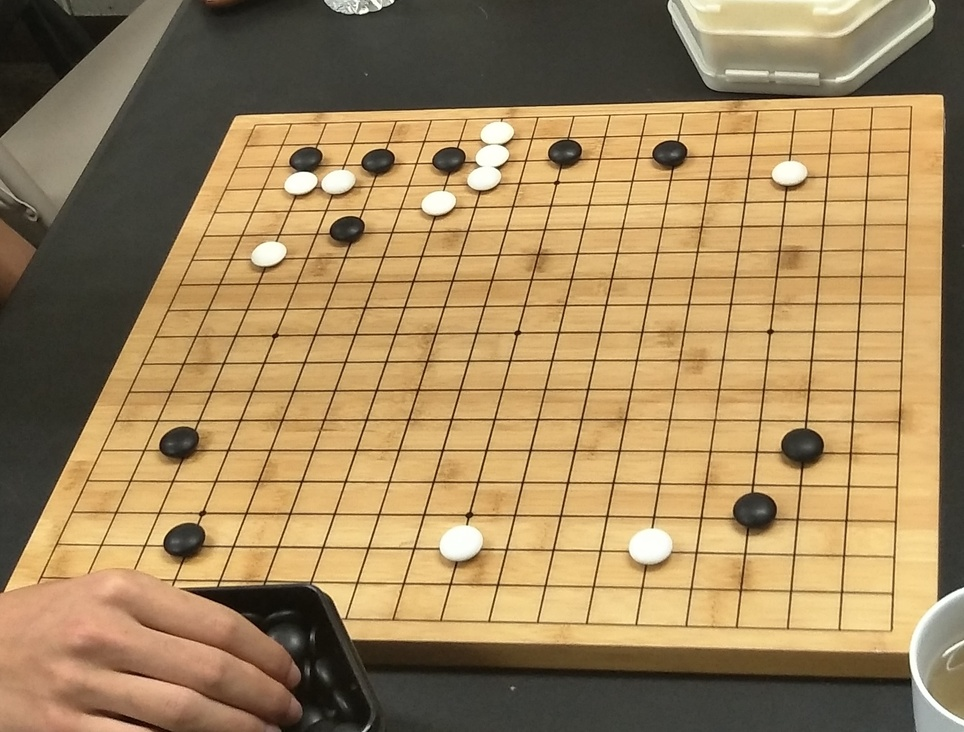
#> input picture data/raw/IMG20171015161921.jpg, 964 x 732 px, shrunk from 1670 x 1269 before the run
$ python NoTransform2.py
#> lines starting #> are read from the running program, lines starting #| are printed output that depends on the picture; after the words box and inside, x2 and y2 are one past the last pixel; in counts of white or black regions, pixels touching at a corner belong together
# 基于原版本，增加倾斜四边形网格绘制功能
import cv2
import numpy as np
from collections import defaultdict
import math

# 读取图像
#img = cv2.imread('../data/raw/bd317d54.webp')
img = cv2.imread('../data/raw/IMG20171015161921.jpg')
#> img is the input picture: shape (732, 964, 3); mean B, G, R 93, 134.7, 161.9
#img = cv2.imread('../data/raw/OGS3.jpeg')

original_img = img.copy()

# 转换为灰度图像
gray = cv2.cvtColor(img, cv2.COLOR_BGR2GRAY)

# 高斯模糊
blur = cv2.GaussianBlur(gray, (5, 5), 0)

# 边缘检测
edges = cv2.Canny(blur, 50, 150)
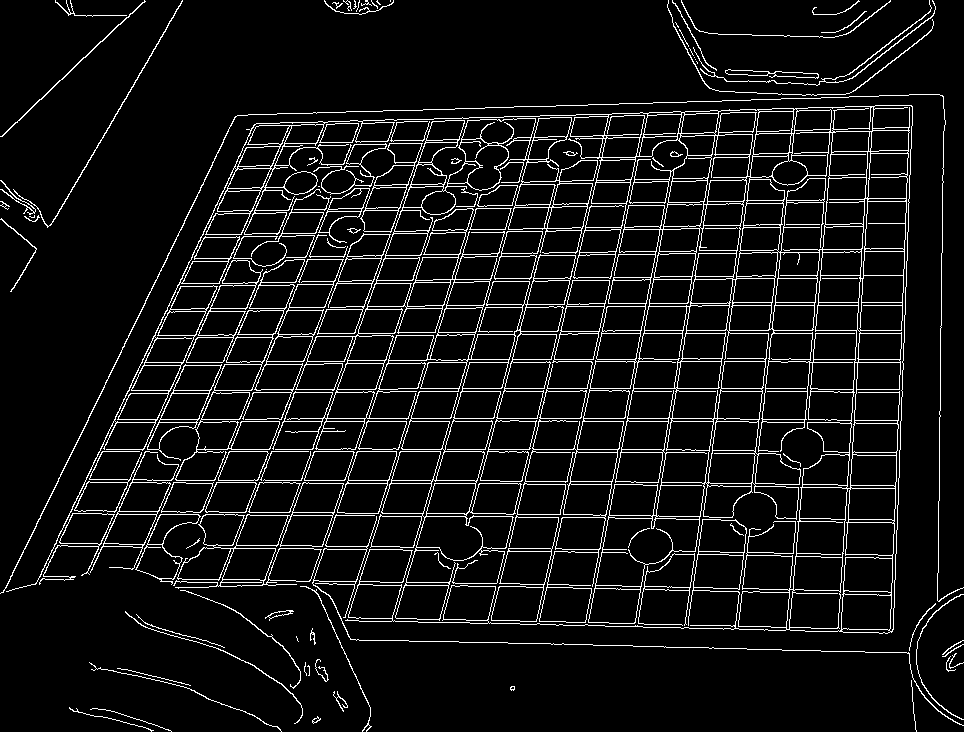
#> edges: shape (732, 964); 7.6% white in thin lines or dots
cv2.imshow('edges', edges)

# 使用霍夫变换检测直线
lines = cv2.HoughLinesP(edges, 1, np.pi/180, threshold=80, minLineLength=100, maxLineGap=10)
#> lines = 165 rows, first 6: [372, 449, 695, 449], [267, 418, 739, 418], [713, 588, 848, 590], [222, 421, 766, 421], [398, 388, 817, 388], [196, 451, 535, 451]

print(f"检测到 {len(lines)} 条直线")
#| 检测到 165 条直线

# 创建一个副本用于绘制检测到的线条
lines_img = img.copy()

# 分离水平线和垂直线
horizontal_lines = []
vertical_lines = []

def line_angle(line):
    x1, y1, x2, y2 = line
    return math.atan2(y2 - y1, x2 - x1) * 180 / math.pi

def line_length(line):
    x1, y1, x2, y2 = line
    return math.sqrt((x2 - x1)**2 + (y2 - y1)**2)

# 过滤和分类直线
for line in lines:
    x1, y1, x2, y2 = line[0]
    angle = abs(line_angle(line[0]))
    length = line_length(line[0])

    # 只考虑足够长的线条
    if length > 50:
        # 水平线 (角度接近0或180度)
        if angle < 10 or angle > 170:
            horizontal_lines.append(line[0])
            cv2.line(lines_img, (x1, y1), (x2, y2), (0, 255, 0), 2)
        # 垂直线 (角度接近90度)
        elif 80 < angle < 100:
            vertical_lines.append(line[0])
            cv2.line(lines_img, (x1, y1), (x2, y2), (255, 0, 0), 2)
#> this loop made 165 passes
#> (angle, length) on passes 1 to 3: (0, 323), (0, 472), (0.849, 135)
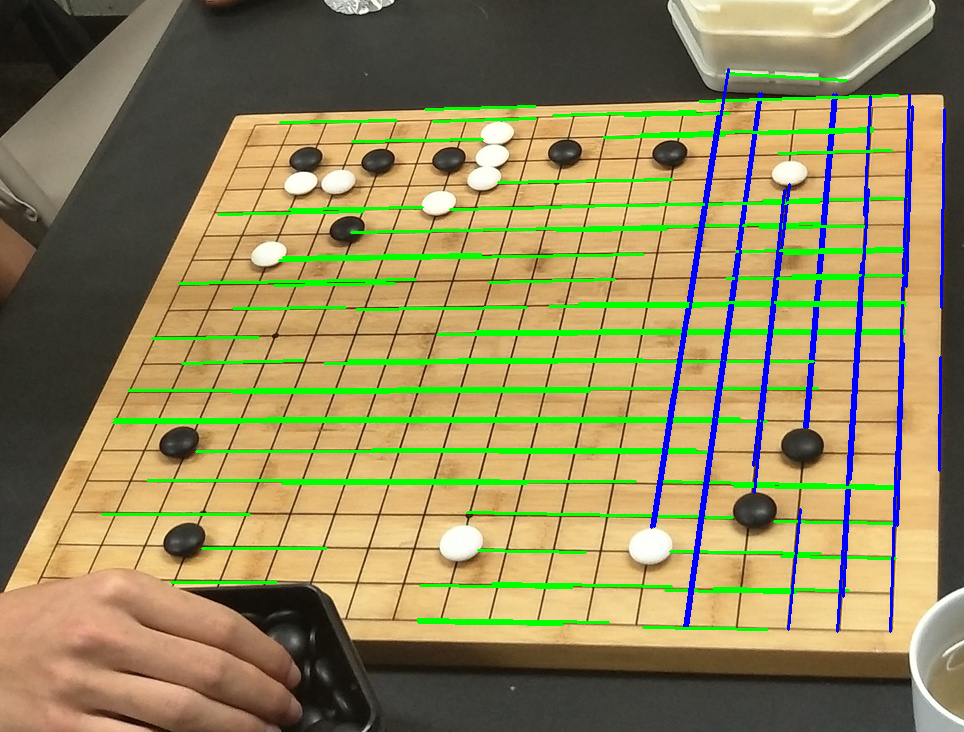
#> lines_img: shape (732, 964, 3); 8% of pixels changed, all inside (x1, y1, x2, y2) = (101, 68, 946, 633)

print(f"水平线: {len(horizontal_lines)} 条")
#| 水平线: 80 条
print(f"垂直线: {len(vertical_lines)} 条")
#| 垂直线: 26 条

cv2.imshow('detected_lines', lines_img)

# 合并相近的平行线
# [39 lines left out: function merge_lines, not called in this run]

# 改进的线条合并函数 - 保持线条长度
def merge_lines_improved(lines, is_horizontal=True):
    """
    改进的线条合并算法，保持合并后线条的长度
    """
#> called with is_horizontal = True
    if not lines:
        return []

    merged = []
    tolerance = 10  # 像素容差

    # 按位置排序（水平线按y坐标，垂直线按x坐标）
    if is_horizontal:
        lines.sort(key=lambda line: (line[1] + line[3]) / 2)
    else:
        lines.sort(key=lambda line: (line[0] + line[2]) / 2)

    current_group = [lines[0]]

    for i in range(1, len(lines)):
        if is_horizontal:
            current_pos = (current_group[-1][1] + current_group[-1][3]) / 2
            new_pos = (lines[i][1] + lines[i][3]) / 2
        else:
            current_pos = (current_group[-1][0] + current_group[-1][2]) / 2
            new_pos = (lines[i][0] + lines[i][2]) / 2

        if abs(new_pos - current_pos) < tolerance:
            current_group.append(lines[i])
        else:
            # 处理当前组 - 改进的合并方法
            if current_group:
                merged_line = merge_line_group(current_group, is_horizontal)
                merged.append(merged_line)
            current_group = [lines[i]]
#> this loop made 79 passes

    # 处理最后一组
    if current_group:
        merged_line = merge_line_group(current_group, is_horizontal)
        merged.append(merged_line)

    return merged

def merge_line_group(line_group, is_horizontal):
    """
    合并一组相近的线条，保持最大长度覆盖范围
    """
    if len(line_group) == 1:
        return line_group[0]

    if is_horizontal:
        # 水平线：保持y坐标的平均值，但x坐标要覆盖最大范围
        y_coords = []
        x_mins = []
        x_maxs = []

        for line in line_group:
            x1, y1, x2, y2 = line
            y_coords.extend([y1, y2])
            x_mins.append(min(x1, x2))
            x_maxs.append(max(x1, x2))

        avg_y = int(np.mean(y_coords))
        min_x = min(x_mins)
        max_x = max(x_maxs)

        return [min_x, avg_y, max_x, avg_y]

    else:
        # 垂直线：保持x坐标的平均值，但y坐标要覆盖最大范围
        x_coords = []
        y_mins = []
        y_maxs = []

        for line in line_group:
            x1, y1, x2, y2 = line
            x_coords.extend([x1, x2])
            y_mins.append(min(y1, y2))
            y_maxs.append(max(y1, y2))

        avg_x = int(np.mean(x_coords))
        min_y = min(y_mins)
        max_y = max(y_maxs)

        return [avg_x, min_y, avg_x, max_y]

# [20 lines left out: function extend_lines_to_boundaries, not called in this run]

# 合并相近的线条
merged_horizontal = merge_lines_improved(horizontal_lines, True)
merged_vertical = merge_lines_improved(vertical_lines, False)
#> the loop in merge_lines_improved (call 2), `for i in range(1, len(lines)):` made 25 passes

print(f"合并后水平线: {len(merged_horizontal)} 条")
#| 合并后水平线: 19 条
print(f"合并后垂直线: {len(merged_vertical)} 条")
#| 合并后垂直线: 12 条


# 可选：将线条延长到图像边界
# merged_horizontal = extend_lines_to_boundaries(merged_horizontal, img.shape, True)
# merged_vertical = extend_lines_to_boundaries(merged_vertical, img.shape, False)

# 验证线条长度
print("\n水平线长度对比:")
if horizontal_lines:
    original_lengths = [line_length(line) for line in horizontal_lines]
    merged_lengths = [line_length(line) for line in merged_horizontal]
    print(f"原始平均长度: {np.mean(original_lengths):.1f}")
#| 原始平均长度: 179.3
    print(f"合并后平均长度: {np.mean(merged_lengths):.1f}")
#| 合并后平均长度: 566.0

print("\n垂直线长度对比:")
if vertical_lines:
    original_lengths = [line_length(line) for line in vertical_lines]
    merged_lengths = [line_length(line) for line in merged_vertical]
    print(f"原始平均长度: {np.mean(original_lengths):.1f}")
#| 原始平均长度: 223.0
    print(f"合并后平均长度: {np.mean(merged_lengths):.1f}")
#| 合并后平均长度: 321.7

# 绘制合并后的线条
merged_img = img.copy()
for line in merged_horizontal:
    cv2.line(merged_img, (line[0], line[1]), (line[2], line[3]), (0, 255, 0), 2)
#> this loop made 19 passes
#> line on passes 1 to 8: [726, 73, 846, 80], [280, 122, 898, 122], [778, 153, 891, 150], [498, 182, 672, 179], [218, 206, 906, 206], [351, 227, 866, 227], [279, 253, 902, 253], [179, 279, 902, 279]
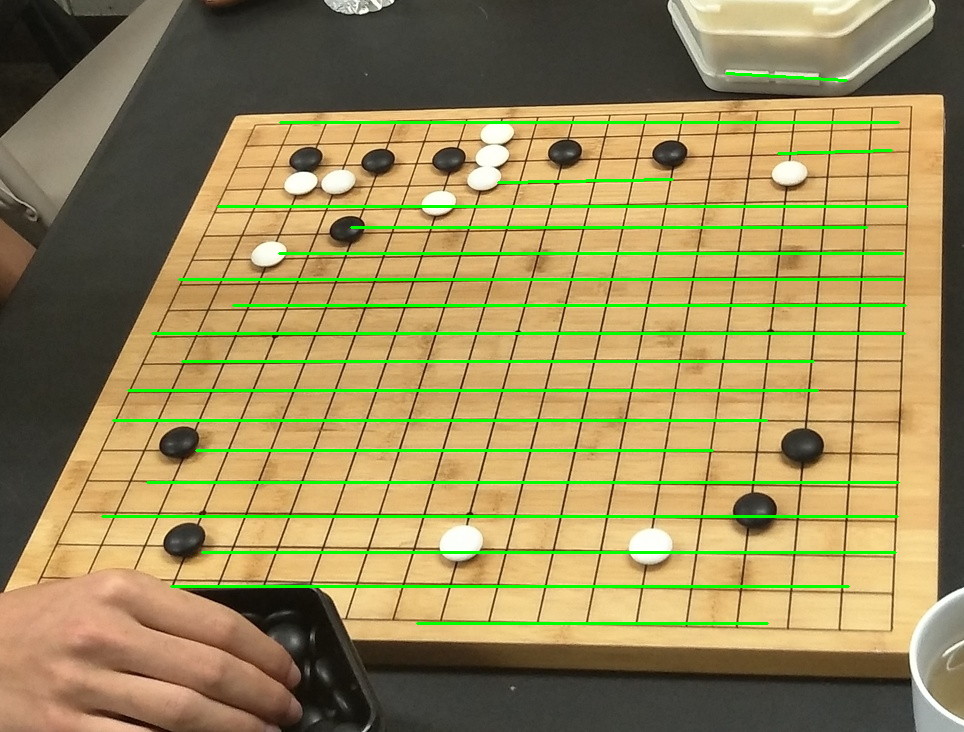
#> merged_img: shape (732, 964, 3); 4.58% of pixels changed, all inside (x1, y1, x2, y2) = (101, 72, 908, 625)
for line in merged_vertical:
    cv2.line(merged_img, (line[0], line[1]), (line[2], line[3]), (255, 0, 0), 2)
#> this loop made 12 passes
#> line on passes 1 to 8: [651, 527, 672, 394], [654, 526, 699, 246], [668, 423, 718, 112], [714, 69, 714, 627], [717, 410, 761, 93], [761, 312, 761, 492], [777, 184, 777, 366], [788, 629, 800, 509]
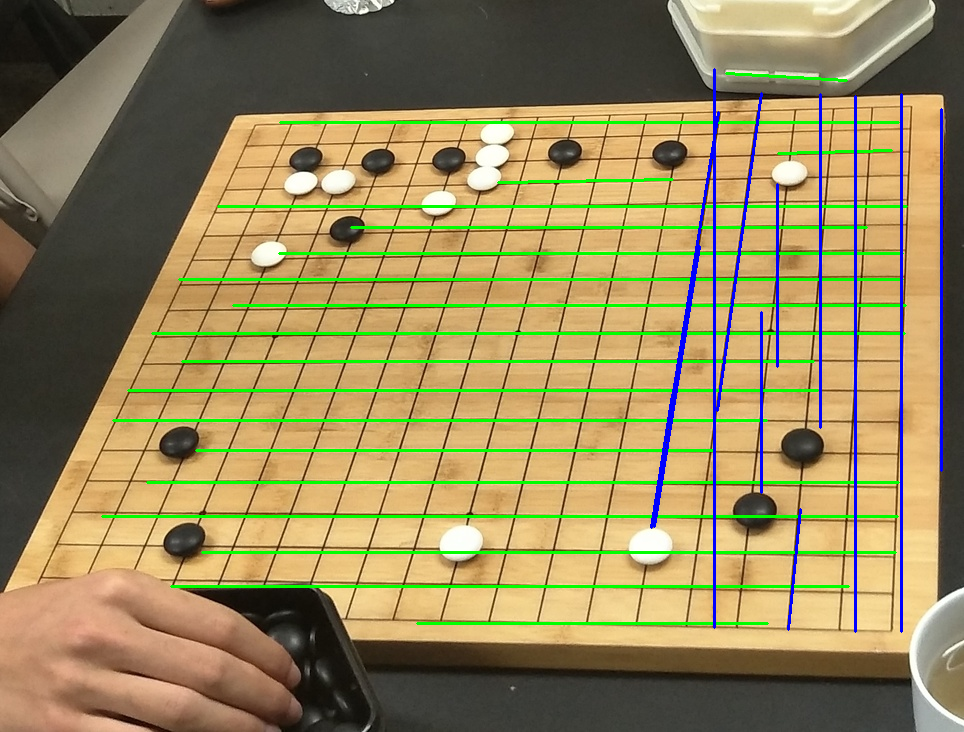
#> merged_img: shape (732, 964, 3); 1.61% of pixels changed, all inside (x1, y1, x2, y2) = (650, 68, 943, 633)

cv2.imshow('merged_lines', merged_img)

# 计算交点
def line_intersection(line1, line2):
    """计算两条线的交点"""
    x1, y1, x2, y2 = line1
    x3, y3, x4, y4 = line2

    denom = (x1 - x2) * (y3 - y4) - (y1 - y2) * (x3 - x4)
    if abs(denom) < 1e-10:
        return None

    t = ((x1 - x3) * (y3 - y4) - (y1 - y3) * (x3 - x4)) / denom

    x = x1 + t * (x2 - x1)
    y = y1 + t * (y2 - y1)

    return (int(x), int(y))

# 找到所有交点
intersections = []
for h_line in merged_horizontal:
    for v_line in merged_vertical:
        intersection = line_intersection(h_line, v_line)
        if intersection:
            intersections.append(intersection)
#> this loop made 19 passes

print(f"找到 {len(intersections)} 个交点")
#| 找到 228 个交点

# 绘制交点
grid_img = img.copy()
for point in intersections:
    cv2.circle(grid_img, point, 5, (0, 0, 255), -1)
#> this loop made 228 passes
#> point on passes 1 to 3: (722, 72), (726, 73), (724, 72)
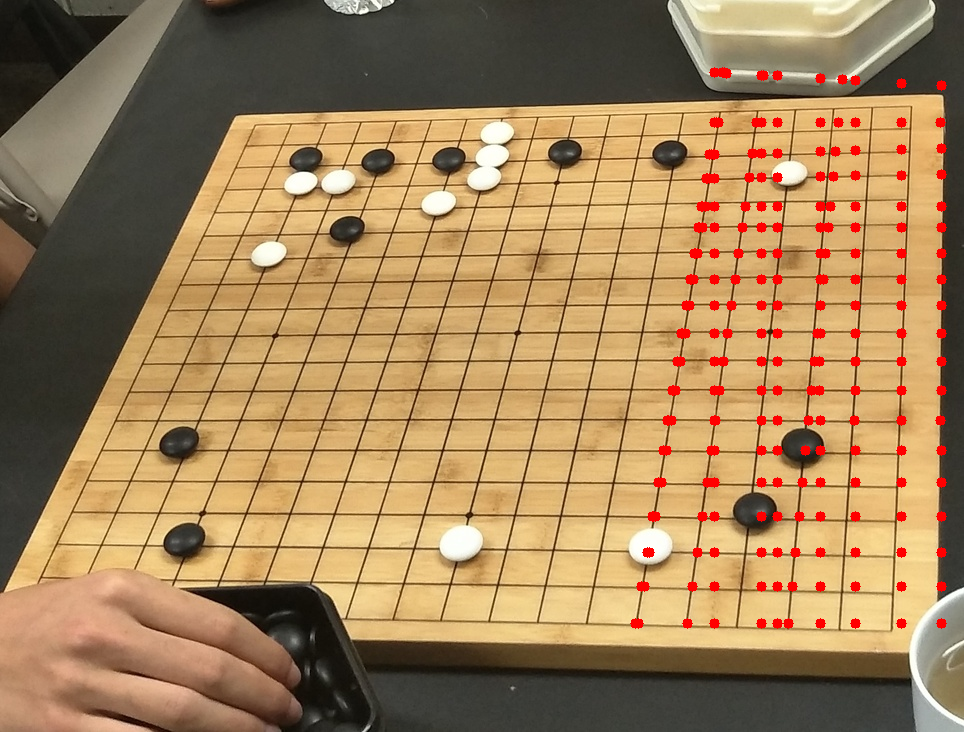
#> grid_img: shape (732, 964, 3); 2.17% of pixels changed, all inside (x1, y1, x2, y2) = (630, 67, 947, 629)

cv2.imshow('grid_points', grid_img)

# 新增功能：构建倾斜的四边形围棋网格
def build_tilted_go_grid(intersections, img):
    """基于检测到的交点构建倾斜的19x19围棋网格"""
    if len(intersections) < 100:
        print("交点数量不足，无法构建网格")
        return None, None

    print("开始构建倾斜19x19围棋网格...")

    # 找到所有交点的边界
    min_x = min(p[0] for p in intersections)
    max_x = max(p[0] for p in intersections)
    min_y = min(p[1] for p in intersections)
    max_y = max(p[1] for p in intersections)

    print(f"交点边界: x({min_x}-{max_x}), y({min_y}-{max_y})")
#| 交点边界: x(635-941), y(72-623)

    # 按行分组交点 - 使用更大的容差确保包含所有点
    intersections.sort(key=lambda p: (p[1], p[0]))

    rows = []
    current_row = []
    last_y = intersections[0][1]
    row_tolerance = max(20, (max_y - min_y) / 30)  # 动态调整容差

    for point in intersections:
        if abs(point[1] - last_y) < row_tolerance:
            current_row.append(point)
        else:
            if current_row:
                current_row.sort(key=lambda p: p[0])
                rows.append(current_row)
            current_row = [point]
            last_y = point[1]
#> this loop made 228 passes
#> point on passes 1 to 3: (714, 72), (722, 72), (724, 72)
#> (the rest of the program and of its run is left out)
